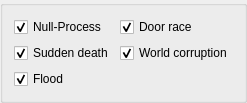
          <widget class="QGroupBox" name="groupBox_25">
           <property name="title">
            <string/>
           </property>
           <layout class="QVBoxLayout" name="verticalLayout_81">
            <item>
             <layout class="QGridLayout" name="gridLayout_17">
              <item row="2" column="1">
               <widget class="QCheckBox" name="checkBox_67">
                <property name="text">
                 <string>World corruption</string>
                </property>
                <property name="checked">
                 <bool>true</bool>
                </property>
               </widget>
              </item>
              <item row="2" column="0">
               <widget class="QCheckBox" name="checkBox_68">
                <property name="text">
                 <string>Sudden death</string>
                </property>
                <property name="checked">
                 <bool>true</bool>
                </property>
               </widget>
              </item>
              <item row="1" column="0">
               <widget class="QCheckBox" name="checkBox_69">
                <property name="text">
                 <string>Null-Process</string>
                </property>
                <property name="checked">
                 <bool>true</bool>
                </property>
               </widget>
              </item>
              <item row="1" column="1">
               <widget class="QCheckBox" name="checkBox_70">
                <property name="text">
                 <string>Door race</string>
                </property>
                <property name="checked">
                 <bool>true</bool>
                </property>
               </widget>
              </item>
              <item row="3" column="0">
               <widget class="QCheckBox" name="checkBox_71">
                <property name="text">
                 <string>Flood</string>
                </property>
                <property name="checked">
                 <bool>true</bool>
                </property>
               </widget>
              </item>
             </layout>
            </item>
           </layout>
           <zorder></zorder>
          </widget>
